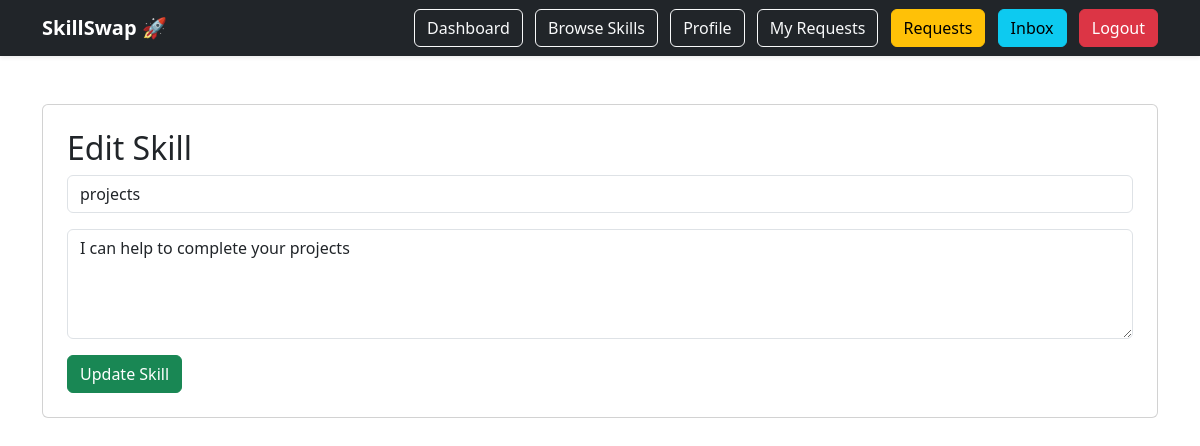
The page /edit-skill/2 (signed in) on the database its author committed.
### tables this page shows
CREATE TABLE skills(
            id INTEGER PRIMARY KEY AUTOINCREMENT,
            skill_name TEXT NOT NULL,
            description TEXT NOT NULL,
            username TEXT NOT NULL,
            email TEXT NOT NULL
        );

### app.py (the view, shortened to what this page needs)
@app.route('/edit-skill/<int:skill_id>', methods=['GET', 'POST'])
def edit_skill(skill_id):
    if 'username' not in session:
        return redirect('/login')
    conn = sqlite3.connect("skillswap.db")
    cursor = conn.cursor()
    cursor.execute("SELECT * FROM skills WHERE id=?", (skill_id,))
    skill = cursor.fetchone()
    conn.close()
    return render_template('edit_skill.html', skill=skill)

### templates/edit_skill.html (shortened to what this page needs)
<!DOCTYPE html>
<html lang="en">
<head>
    <link href="https://cdn.jsdelivr.net/npm/bootstrap@5.3.3/dist/css/bootstrap.min.css" rel="stylesheet">
</head>
<body>
    {% include 'navbar.html' %}
<div class="container mt-5">
    <div class="card p-4">
        <h2>Edit Skill</h2>
        <form method="POST">
            <input
                type="text"
                name="skill_name"
                class="form-control mb-3"
                value="{{ skill[1] }}"
                required
            >
            <textarea
                name="description"
                class="form-control mb-3"
                rows="4"
                required
            >{{ skill[2] }}</textarea>
            <button class="btn btn-success">
                Update Skill
            </button>
        </form>
    </div>
</div>
</body>
</html>

### rows shown on the page
skills: skill_name "projects", description "I can help to complete your projects"
